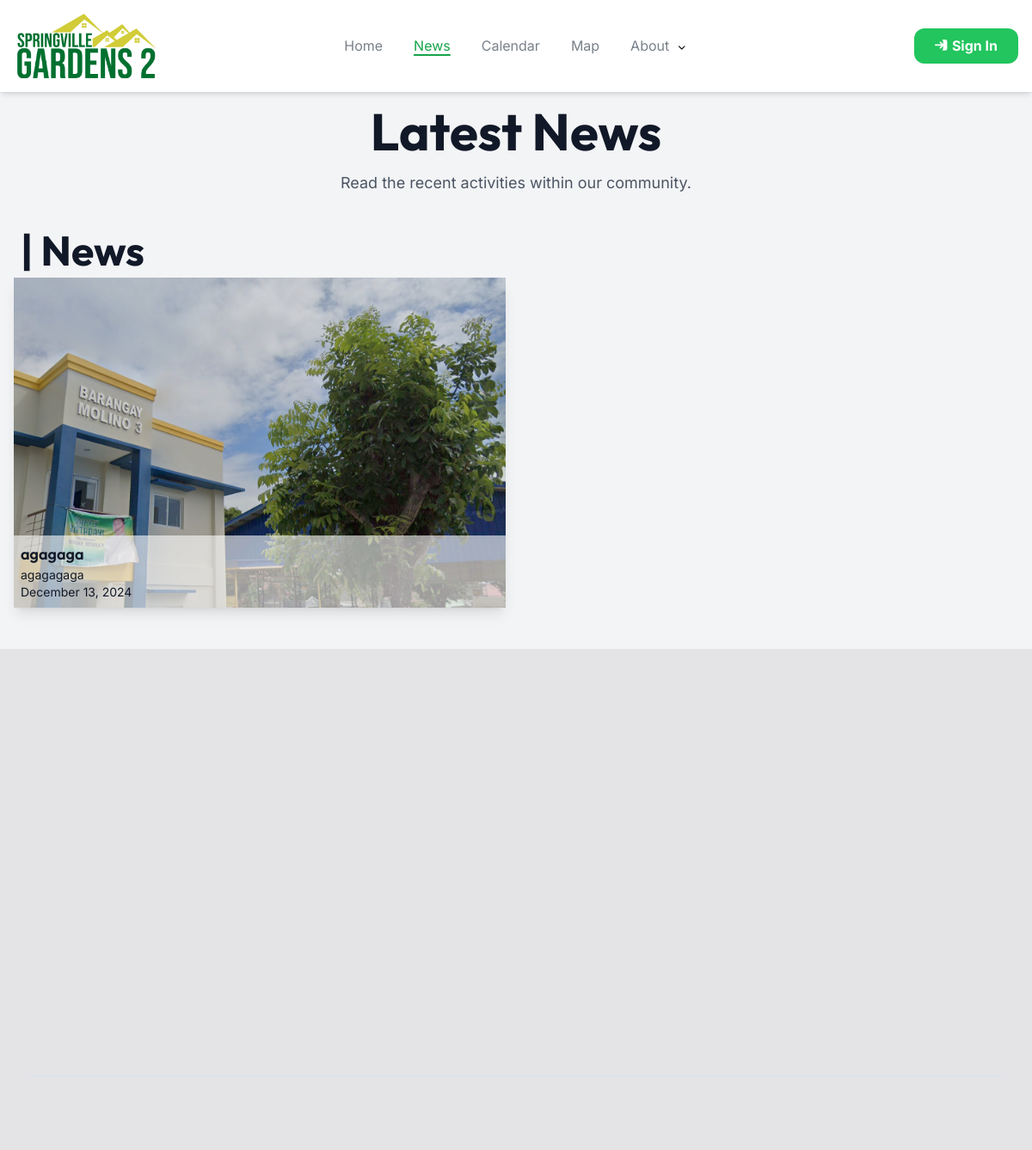
The page /news/ on the database as committed earlier.
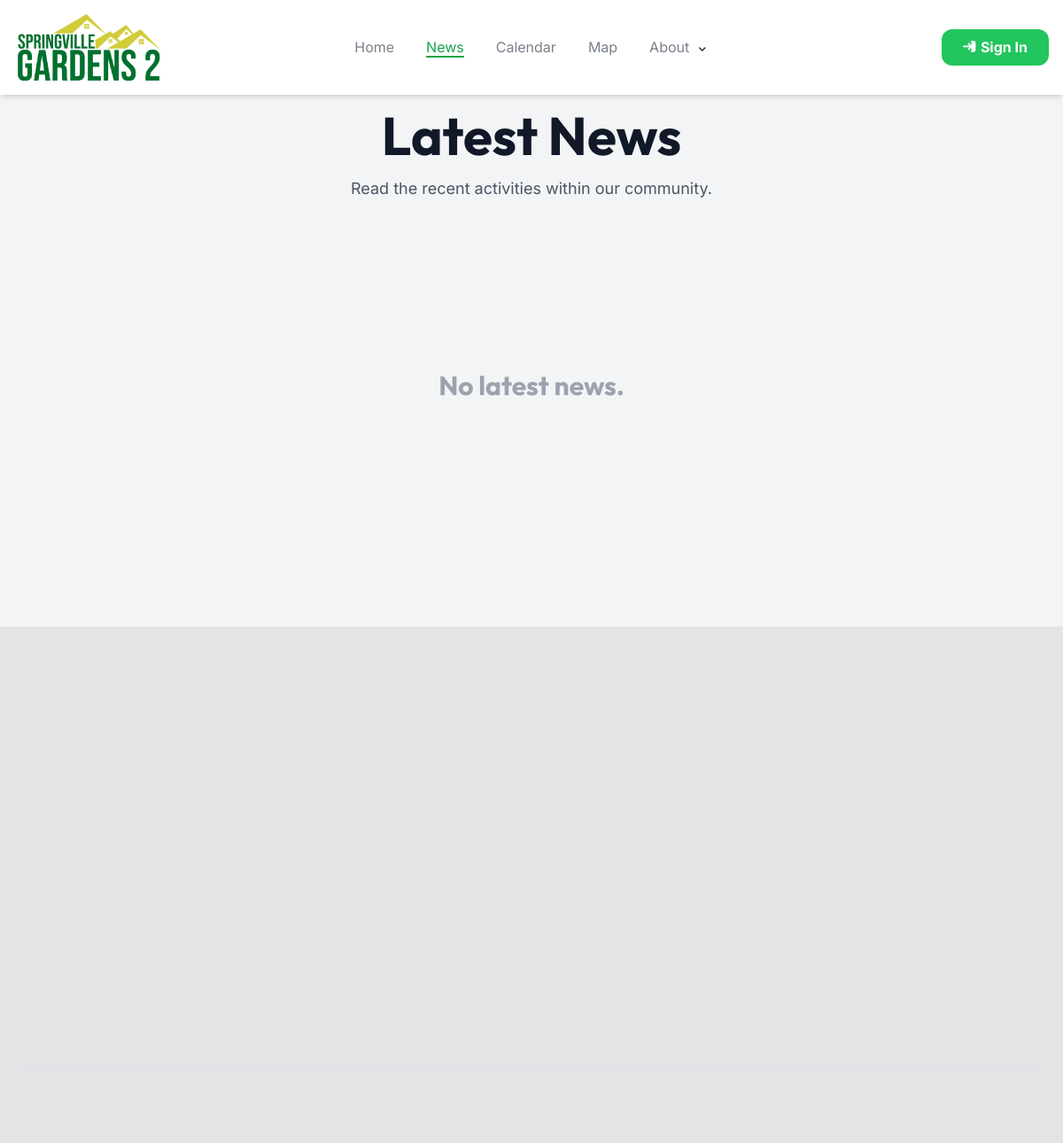
The same page on the database as committed later.
### SVG2/models.py (models this page shows, shortened)
class Newsfeed(models.Model):
    written_by = models.ForeignKey('User', on_delete=models.CASCADE, related_name='news_notices')
    title = models.CharField(max_length=255)
    description = models.TextField()
    image = models.ImageField(upload_to='news_notices/', blank=True, null=True)  # Ensure you have Pillow installed
    created_at = models.DateTimeField(auto_now_add=True)
    updated_at = models.DateTimeField(auto_now=True)

### SVG2/views.py (the view)
# urls.py: path('news/', views.news, name="news"),
def news(request):
    latest_news = Newsfeed.objects.filter(created_at__lte=now()).order_by('-created_at').first()
    if latest_news:
        newsfeeds = Newsfeed.objects.exclude(pk=latest_news.pk).order_by('-created_at')
    else:
        newsfeeds = Newsfeed.objects.all().order_by('-created_at')
    latest_announcement = Announcement.objects.filter(date__gte=now()).order_by('-date').first()
    return render(request, 'initial/news.html', {'newsfeeds': newsfeeds, 'latest_announcement': latest_announcement, 'latest_news': latest_news})

### SVG2/context_processors.py (called while the page is built)
def notifications_context(request):
    if request.user.is_authenticated:
        notifications = Notification.objects.filter(recipient=request.user)
    else:
        notifications = []
    return {"notifications": notifications}

def unread_notifications(request):
    if request.user.is_authenticated:
        unread_count = Notification.objects.filter(recipient=request.user, read=False).count()
    else:
        unread_count = 0
    return {'unread_count': unread_count}

### SVG2/templates/initial/news.html (shortened to what this page needs)
{% extends 'initial/index.html' %}
{% load static %}
{% block content %}
<div class="w-full">
    <div class="flex my-4 col-span-2 flex-col items-center justify-center space-y-4 animate_top">
        <h2 class="text-4xl sm:text-6xl font-bold text-gray-900 text-center">
            Latest News
        </h2>
        <p class="text-lg text-gray-600 text-center">
            Read the recent activities within our community.
        </p>
    </div>
    {% if not latest_news and not latest_announcement %}
    <div class="flex flex-col items-center justify-center my-4 space-y-4 animate_top h-96 sm:h-80 lg:h-96">
        <h2 class="text-xl sm:text-2xl lg:text-3xl font-bold text-gray-400 text-center">
            No latest news.
        </h2>
    </div>
    {% endif %}
</div>
<div class="grid md:grid-cols-2 lg:grid-cols-2 gap-4 sm:gap-6 p-4">
    {% if latest_news %}
    <div class=" md:col-span-2 lg:col-span-1 flex flex-wrap items-center">
        <h2 class="animate_top text-3xl sm:text-4xl lg:text-5xl font-bold text-gray-900 text-center p-2">
            | News
        </h2>
        <div class="animate_top shadow-lg w-full flex flex-col items-center">
            <a href="{% url 'news_article' pk=latest_news.id %}" class="w-full hover:scale-105 transition duration-200 relative group">
                <div class="relative w-full h-64 sm:h-80 lg:h-96 overflow-hidden">
                    {% if latest_news.image %}
                    <img class="w-full h-full object-cover bg-white" src="{{ latest_news.image.url }}" alt="{{ latest_news.pk }}">
                    {% else %}
                    <div class="w-full h-full flex items-center justify-center bg-gray-200 text-gray-500">
                        No Image Available
                    </div>
                    {% endif %}
                    <div class="absolute inset-0 bg-black group-hover:bg-opacity-0 bg-opacity-15 transition duration-300"></div>
                    <div class="absolute bottom-0 left-0 w-full bg-white bg-opacity-60 hover:bg-opacity-80 text-gray-900 text-left p-2">
                        <h4 class="font-semibold text-md sm:text-lg truncate">{{ latest_news.title }}</h4>
                        <p class="truncate text-sm sm:text-md">{{ latest_news.description }}</p>
                        <p class="truncate text-sm sm:text-md">{{ latest_news.created_at|date:"F j, Y" }}</p>
                    </div>
                </div>
            </a>
        </div>
    </div>
    {% endif %}
</div>
<div class="grid grid-cols-1 sm:grid-cols-2 md:grid-cols-3 lg:grid-cols-3 gap-4 sm:gap-6 p-4">
</div>
{% endblock %}

Rows that differ between the two databases and show on the page:
removed Newsfeed: image (picture), title "agagaga", description "agagagaga", created_at "December 13, 2024"
Other text that changed with them:
text no longer shown: "| News"
text now shown: "No latest news."
